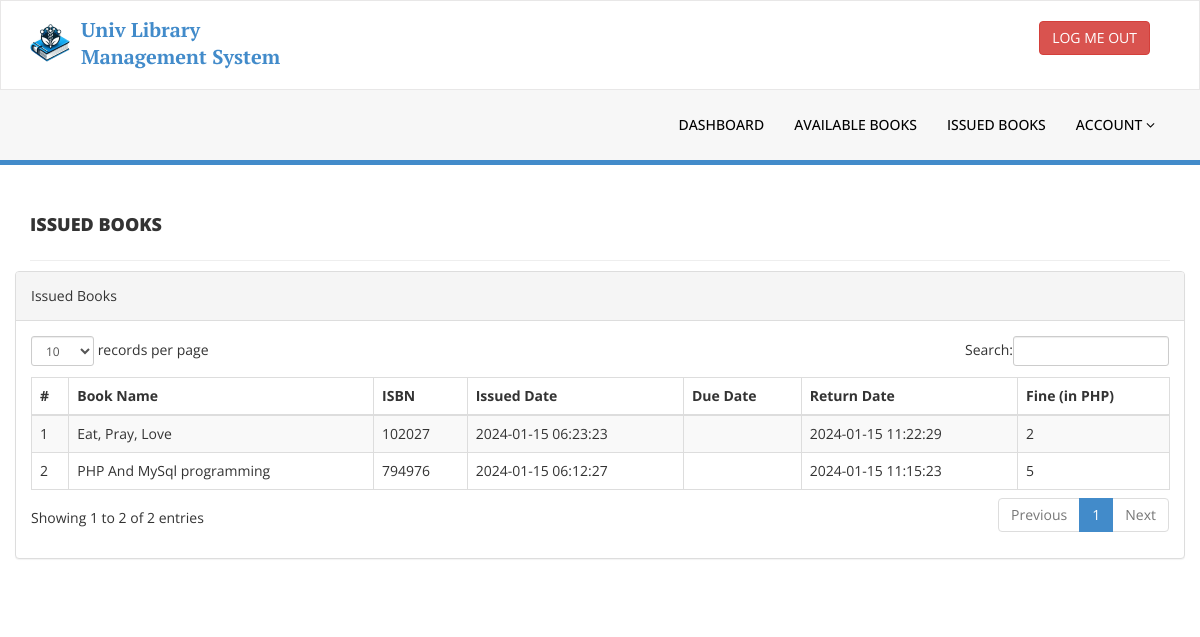
The page /library/issued-books.php (signed in) on the database as committed earlier.
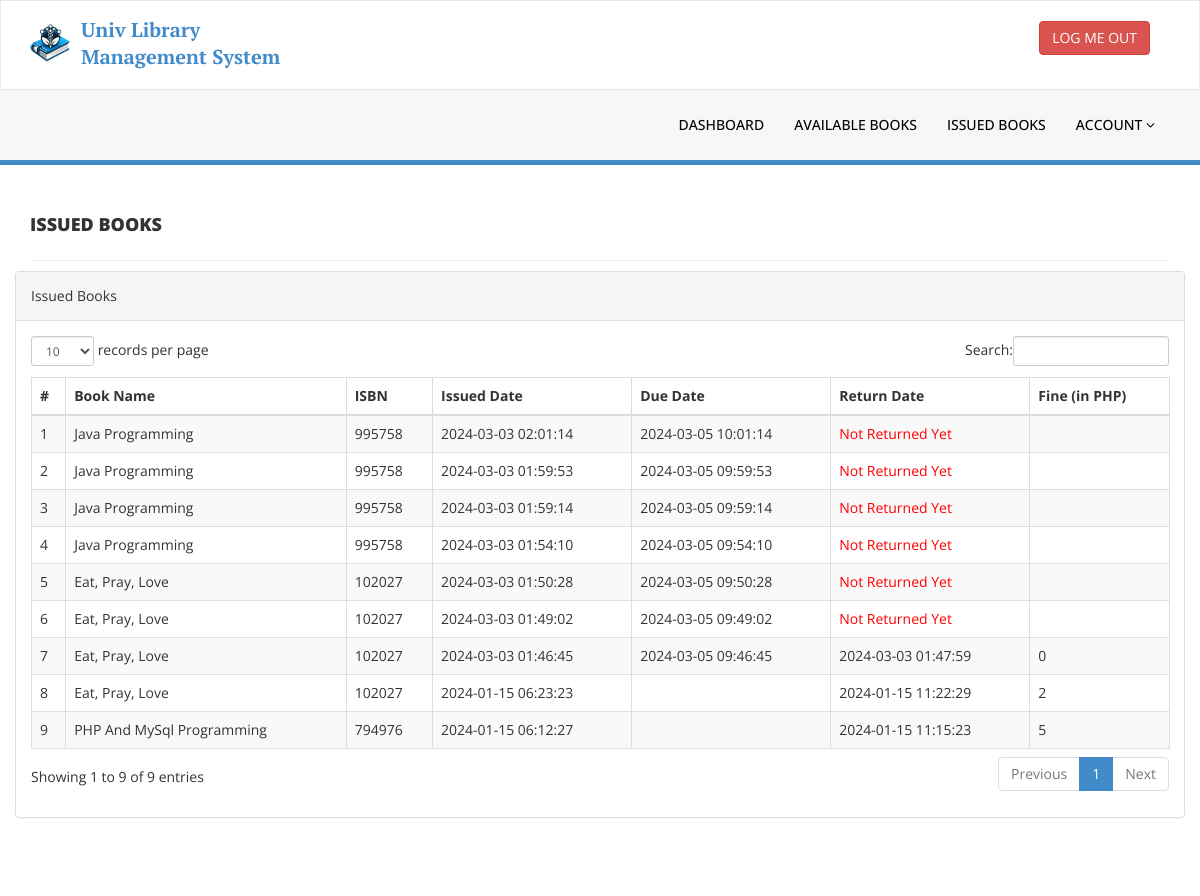
The same page on the database as committed later.
### tables this page shows
CREATE TABLE `tblissuedbookdetails` (
  `id` int(11) NOT NULL,
  `BookId` int(11) DEFAULT NULL,
  `StudentID` varchar(150) DEFAULT NULL,
  `IssuesDate` timestamp NULL DEFAULT current_timestamp(),
  `DueDate` datetime DEFAULT NULL,
  `ReturnDate` timestamp NULL DEFAULT NULL ON UPDATE current_timestamp(),
  `RetrunStatus` int(1) DEFAULT 0,
  `fine` int(11) DEFAULT NULL
);

CREATE TABLE `tblbooks` (
  `id` int(11) NOT NULL,
  `BookName` varchar(255) DEFAULT NULL,
  `CatId` int(11) DEFAULT NULL,
  `AuthorId` int(11) DEFAULT NULL,
  `ISBNNumber` int(11) DEFAULT NULL,
  `BookPrice` int(11) DEFAULT NULL,
  `RegDate` timestamp NULL DEFAULT current_timestamp(),
  `UpdationDate` timestamp NULL DEFAULT NULL ON UPDATE current_timestamp(),
  `status` int(11) DEFAULT 1
);

### library/issued-books.php (the view, shortened to what this page needs)
<?php
include('includes/config.php');
if (strlen($_SESSION['login']) == 0) {
    header('location:index.php');
} else {
?>
    <!DOCTYPE html>
    <html xmlns="http://www.w3.org/1999/xhtml">
    <head>
        <link href="assets/css/bootstrap.css" rel="stylesheet" />
        <link href="assets/css/font-awesome.css" rel="stylesheet" />
        <link href="assets/js/dataTables/dataTables.bootstrap.css" rel="stylesheet" />
        <link href="assets/css/style.css" rel="stylesheet" />
    </head>
    <body>
        <?php include('includes/header.php'); ?>
        <div class="content-wrapper">
            <div class="container">
                <div class="row pad-botm">
                    <div class="col-md-12">
                        <h4 class="header-line">Issued Books</h4>
                    </div>
                    <div class="row">
                        <div class="col-md-12">
                            <div class="panel panel-default">
                                <div class="panel-heading">
                                    Issued Books
                                </div>
                                <div class="panel-body">
                                    <div class="table-responsive">
                                        <table class="table table-striped table-bordered table-hover" id="dataTables-example">
                                            <thead>
                                                <tr>
                                                    <th>#</th>
                                                    <th>Book Name</th>
                                                    <th>ISBN </th>
                                                    <th>Issued Date</th>
                                                    <th>Due Date</th>
                                                    <th>Return Date</th>
                                                    <th>Fine (in PHP)</th>
                                                </tr>
                                            </thead>
                                            <tbody>
                                                <?php
                                                $sid = $_SESSION['stdid'];
                                                $sql = "
                                                    SELECT tblbooks.BookName,
                                                        tblbooks.ISBNNumber,
                                                        tblissuedbookdetails.IssuesDate,
                                                        tblissuedbookdetails.DueDate,
                                                        tblissuedbookdetails.ReturnDate,
                                                        tblissuedbookdetails.id AS rid,
                                                        tblissuedbookdetails.fine
                                                    FROM tblissuedbookdetails
                                                    JOIN tblstudents ON tblstudents.StudentId=tblissuedbookdetails.StudentId
                                                    JOIN tblbooks ON tblbooks.id=tblissuedbookdetails.BookId
                                                    WHERE tblstudents.StudentId=:sid
                                                    ORDER BY tblissuedbookdetails.id DESC";
                                                $query = $dbh->prepare($sql);
                                                $query->bindParam(':sid', $sid, PDO::PARAM_STR);
                                                $query->execute();
                                                $results = $query->fetchAll(PDO::FETCH_OBJ);
                                                $cnt = 1;
                                                if ($query->rowCount() > 0) {
                                                    foreach ($results as $result) {               ?>
                                                        <tr class="odd gradeX">
                                                            <td class="center"><?php echo htmlentities($cnt); ?></td>
                                                            <td class="center"><?php echo htmlentities($result->BookName); ?></td>
                                                            <td class="center"><?php echo htmlentities($result->ISBNNumber); ?></td>
                                                            <td class="center"><?php echo htmlentities($result->IssuesDate); ?></td>
                                                            <td class="center"><?php echo htmlentities($result->DueDate); ?></td>
                                                            <td class="center"><?php if ($result->ReturnDate == "") { ?>
                                                                    <span style="color:red">
                                                                        <?php echo htmlentities("Not Returned Yet"); ?>
                                                                    </span>
                                                                <?php } else {
                                                                                    echo htmlentities($result->ReturnDate);
                                                                                }
                                                                ?>
                                                            </td>
                                                            <td class="center"><?php echo htmlentities($result->fine); ?></td>
                                                        </tr>
                                                <?php $cnt = $cnt + 1;
                                                    }
                                                } ?>
                                            </tbody>
                                        </table>
                                    </div>
                                </div>
                            </div>
                        </div>
                    </div>
                </div>
            </div>
        </div>
    </body>
    </html>
<?php } ?>

### library/includes/header.php (shortened to what this page needs)
<div class="navbar navbar-inverse set-radius-zero">
    <div class="container">
        <div class="navbar-header">
            <a class="navbar-brand">
                <img src="assets/img/logo.png" />
            </a>
        </div>
        <?php if ($_SESSION['login']) {
        ?>
            <div class="right-div">
                <a href="logout.php" class="btn btn-danger pull-right">LOG ME OUT</a>
            </div>
        <?php } ?>
    </div>
</div>
<?php if ($_SESSION['login']) {
?>
    <section class="menu-section">
        <div class="container">
            <div class="row ">
                <div class="col-md-12">
                    <div class="navbar-collapse collapse ">
                        <ul id="menu-top" class="nav navbar-nav navbar-right">
                            <li><a href="dashboard.php">DASHBOARD</a></li>
                            <li><a href="books.php">Available Books</a></li>
                            <li><a href="issued-books.php">Issued Books</a></li>
                            <li>
                                <a href="#" class="dropdown-toggle" id="ddlmenuItem" data-toggle="dropdown"> Account <i class="fa fa-angle-down"></i></a>
                            </li>
                        </ul>
                    </div>
                </div>
            </div>
        </div>
    </section>
<?php } ?>

### library/assets/css/style.css (style rules this page uses)
body { font-family: 'Open Sans', sans-serif; line-height: 28px; }
.set-radius-zero { border-radius: 0px; -moz-border-radius: 0px; -webkit-border-radius: 0px; }
.content-wrapper { margin-top: 40px; padding-bottom: 23rem; }
.header-line { font-weight: 900; padding-bottom: 25px; border-bottom: 1px solid #eeeeee; text-transform: uppercase; }
.pad-botm { padding-bottom: 30px; }
.right-div { float: right; padding: 20px; }
#menu-top a { color: #000; text-decoration: none; font-weight: 500; padding: 25px 15px 25px 15px; text-transform: uppercase; }
.menu-section { background-color: #f7f7f7; border-bottom: 5px solid var(--primary); width: 100% }
.navbar-inverse { background-color: #FFF; border-color: rgba(155, 153, 153, 0.23); }
.navbar { min-height: 90px; margin-bottom: 0px; }

Rows that differ between the two databases and show on the page:
added tblissuedbookdetails: BookId.BookName "Java Programming", BookId.ISBNNumber "995758", IssuesDate "2024-03-03 02:01:14", DueDate "2024-03-05 10:01:14"
added tblissuedbookdetails: BookId.BookName "Java Programming", BookId.ISBNNumber "995758", IssuesDate "2024-03-03 01:59:53", DueDate "2024-03-05 09:59:53"
added tblissuedbookdetails: BookId.BookName "Java Programming", BookId.ISBNNumber "995758", IssuesDate "2024-03-03 01:59:14", DueDate "2024-03-05 09:59:14"
added tblissuedbookdetails: BookId.BookName "Java Programming", BookId.ISBNNumber "995758", IssuesDate "2024-03-03 01:54:10", DueDate "2024-03-05 09:54:10"
added tblissuedbookdetails: BookId.BookName "Eat, Pray, Love", BookId.ISBNNumber "102027", IssuesDate "2024-03-03 01:50:28", DueDate "2024-03-05 09:50:28"
added tblissuedbookdetails: BookId.BookName "Eat, Pray, Love", BookId.ISBNNumber "102027", IssuesDate "2024-03-03 01:49:02", DueDate "2024-03-05 09:49:02"
added tblissuedbookdetails: BookId.BookName "Eat, Pray, Love", BookId.ISBNNumber "102027", IssuesDate "2024-03-03 01:46:45", DueDate "2024-03-05 09:46:45", ReturnDate "2024-03-03 01:47:59", fine "0"
changed through a linked row, tblissuedbookdetails: BookId.BookName "PHP And MySql programming" → "PHP And MySql Programming"
Other text that changed with them:
text written by a page script: "records per page Search: Showing 1 to 2 of 2 entries Previous 1 Next" → "records per page Search: Showing 1 to 9 of 9 entries Previous 1 Next"
